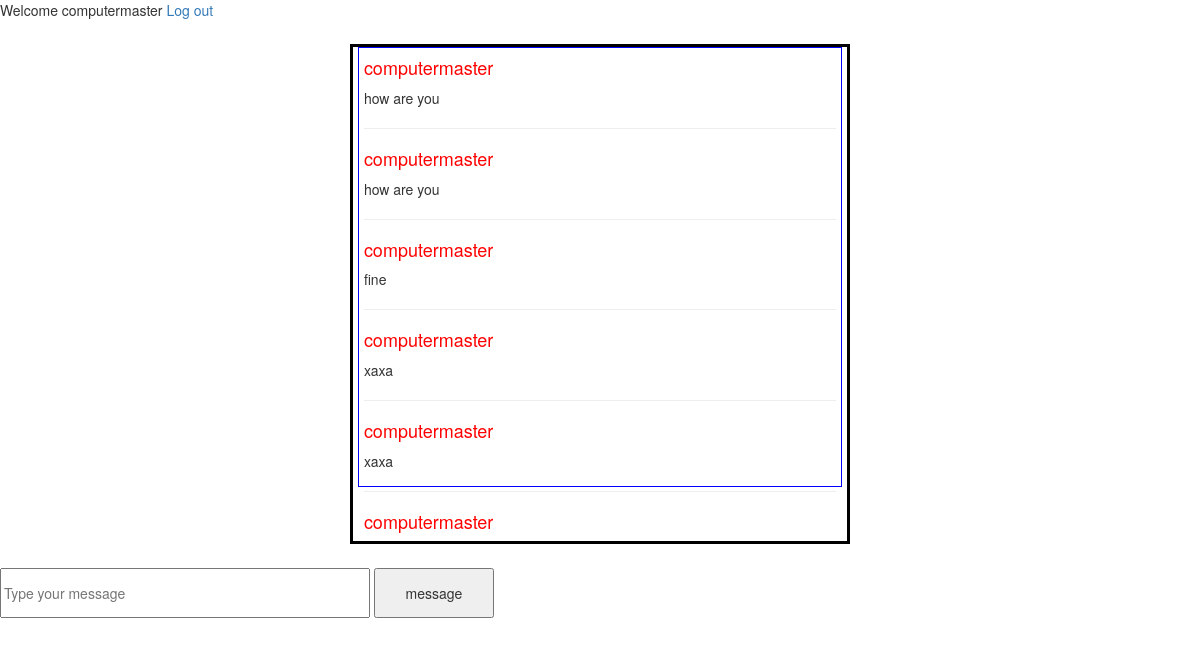
The page /chat_room.php (signed in) on the database its author committed.
### tables this page shows
CREATE TABLE `message` (
  `id` int(11) NOT NULL,
  `message` text NOT NULL,
  `user_name` varchar(100) NOT NULL
);

### chat_room.php (the view, shortened to what this page needs)
<?php
include 'includes/header.php';
if(isset($_SESSION['user_name'])){
    echo 'Welcome '.$_SESSION['user_name'];
    echo '<a href="logout.php"> Log out</a><br>';
}
?>
<div id="main">
    <div id="message_area">
<?php
    $q1 = "SELECT * FROM `message`";
    $r1 = mysqli_query($conn,$q1);
    while($row = mysqli_fetch_assoc($r1)){
        $message = $row['message'];
        $user_name = $row['user_name'];
        echo '<h4 style="color:red">'.$user_name.'</h4>';
        echo '<p>'.$message.'</p>';
        echo '<hr>';
    }
?>
    </div>
</div>
<div id="message_area main">
	 <form method="post">
    <input type="text" name = "message" style="width:370px; height:50px;" placeholder = "Type your message">
    <input type="submit" name = "submit" style="width:120px; height:50px;" value = "message">
    </form>
</div>

### css/style.css (style rules this page uses)
#main { border:3px solid black; width:500px; height:500px; margin: 24px auto;overflow: scroll; }
#message_area { width: 98%;padding:0% 1%; border:1px solid blue;height:440px; position:relative;margin: auto;padding: auto; }

### rows shown on the page
message: user_name "computermaster", message "how are you"
message: user_name "computermaster", message "how are you"
message: user_name "computermaster", message "fine"
message: user_name "computermaster", message "xaxa"
message: user_name "computermaster", message "xaxa"
message: user_name "computermaster"

### other values the page prints
$_SESSION['user_name'] "computermaster"
